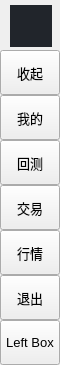
        <widget class="QFrame" name="leftMenuBg">
         <property name="minimumSize">
          <size>
           <width>60</width>
           <height>0</height>
          </size>
         </property>
         <property name="maximumSize">
          <size>
           <width>60</width>
           <height>16777215</height>
          </size>
         </property>
         <property name="frameShape">
          <enum>QFrame::NoFrame</enum>
         </property>
         <property name="frameShadow">
          <enum>QFrame::Raised</enum>
         </property>
         <layout class="QVBoxLayout" name="verticalLayout_3">
          <property name="spacing">
           <number>0</number>
          </property>
          <property name="leftMargin">
           <number>0</number>
          </property>
          <property name="topMargin">
           <number>0</number>
          </property>
          <property name="rightMargin">
           <number>0</number>
          </property>
          <property name="bottomMargin">
           <number>0</number>
          </property>
          <item>
           <widget class="QFrame" name="topLogoInfo">
            <property name="minimumSize">
             <size>
              <width>0</width>
              <height>50</height>
             </size>
            </property>
            <property name="maximumSize">
             <size>
              <width>16777215</width>
              <height>50</height>
             </size>
            </property>
            <property name="frameShape">
             <enum>QFrame::NoFrame</enum>
            </property>
            <property name="frameShadow">
             <enum>QFrame::Raised</enum>
            </property>
            <widget class="QFrame" name="topLogo">
             <property name="geometry">
              <rect>
               <x>10</x>
               <y>5</y>
               <width>42</width>
               <height>42</height>
              </rect>
             </property>
             <property name="minimumSize">
              <size>
               <width>42</width>
               <height>42</height>
              </size>
             </property>
             <property name="maximumSize">
              <size>
               <width>42</width>
               <height>42</height>
              </size>
             </property>
             <property name="styleSheet">
              <string notr="true">background-color: rgb(33, 37, 43);
background-image: url(:/images/images/images/logo_32X32.png);
background-position: centered;
background-repeat: no-repeat;</string>
             </property>
             <property name="frameShape">
              <enum>QFrame::NoFrame</enum>
             </property>
             <property name="frameShadow">
              <enum>QFrame::Raised</enum>
             </property>
            </widget>
            <widget class="QLabel" name="titleLeftApp">
             <property name="geometry">
              <rect>
               <x>70</x>
               <y>8</y>
               <width>160</width>
               <height>20</height>
              </rect>
             </property>
             <property name="font">
              <font>
               <family>Segoe UI Semibold</family>
               <pointsize>12</pointsize>
               <weight>7</weight>
               <italic>false</italic>
               <bold>false</bold>
              </font>
             </property>
             <property name="text">
              <string>WeStock</string>
             </property>
             <property name="alignment">
              <set>Qt::AlignLeading|Qt::AlignLeft|Qt::AlignTop</set>
             </property>
            </widget>
            <widget class="QLabel" name="titleLeftDescription">
             <property name="geometry">
              <rect>
               <x>70</x>
               <y>27</y>
               <width>160</width>
               <height>16</height>
              </rect>
             </property>
             <property name="maximumSize">
              <size>
               <width>16777215</width>
               <height>16</height>
              </size>
             </property>
             <property name="font">
              <font>
               <family>Segoe UI</family>
               <pointsize>8</pointsize>
               <weight>50</weight>
               <italic>false</italic>
               <bold>false</bold>
              </font>
             </property>
             <property name="text">
              <string>相信未来</string>
             </property>
             <property name="alignment">
              <set>Qt::AlignLeading|Qt::AlignLeft|Qt::AlignTop</set>
             </property>
            </widget>
           </widget>
          </item>
          <item>
           <widget class="QFrame" name="leftMenuFrame">
            <property name="frameShape">
             <enum>QFrame::NoFrame</enum>
            </property>
            <property name="frameShadow">
             <enum>QFrame::Raised</enum>
            </property>
            <layout class="QVBoxLayout" name="verticalMenuLayout">
             <property name="spacing">
              <number>0</number>
             </property>
             <property name="leftMargin">
              <number>0</number>
             </property>
             <property name="topMargin">
              <number>0</number>
             </property>
             <property name="rightMargin">
              <number>0</number>
             </property>
             <property name="bottomMargin">
              <number>0</number>
             </property>
             <item>
              <widget class="QFrame" name="toggleBox">
               <property name="maximumSize">
                <size>
                 <width>16777215</width>
                 <height>45</height>
                </size>
               </property>
               <property name="frameShape">
                <enum>QFrame::NoFrame</enum>
               </property>
               <property name="frameShadow">
                <enum>QFrame::Raised</enum>
               </property>
               <layout class="QVBoxLayout" name="verticalLayout_4">
                <property name="spacing">
                 <number>0</number>
                </property>
                <property name="leftMargin">
                 <number>0</number>
                </property>
                <property name="topMargin">
                 <number>0</number>
                </property>
                <property name="rightMargin">
                 <number>0</number>
                </property>
                <property name="bottomMargin">
                 <number>0</number>
                </property>
                <item>
                 <widget class="QPushButton" name="toggleButton">
                  <property name="sizePolicy">
                   <sizepolicy hsizetype="Expanding" vsizetype="Fixed">
                    <horstretch>0</horstretch>
                    <verstretch>0</verstretch>
                   </sizepolicy>
                  </property>
                  <property name="minimumSize">
                   <size>
                    <width>0</width>
                    <height>45</height>
                   </size>
                  </property>
                  <property name="font">
                   <font>
                    <family>Segoe UI</family>
                    <pointsize>10</pointsize>
                    <weight>50</weight>
                    <italic>false</italic>
                    <bold>false</bold>
                   </font>
                  </property>
                  <property name="cursor">
                   <cursorShape>PointingHandCursor</cursorShape>
                  </property>
                  <property name="layoutDirection">
                   <enum>Qt::LeftToRight</enum>
                  </property>
                  <property name="styleSheet">
                   <string notr="true">background-image: url(:/icons/images/icons/icon_menu.png);</string>
                  </property>
                  <property name="text">
                   <string>收起</string>
                  </property>
                 </widget>
                </item>
               </layout>
              </widget>
             </item>
             <item alignment="Qt::AlignTop">
              <widget class="QFrame" name="topMenu">
               <property name="frameShape">
                <enum>QFrame::NoFrame</enum>
               </property>
               <property name="frameShadow">
                <enum>QFrame::Raised</enum>
               </property>
               <layout class="QVBoxLayout" name="verticalLayout_8">
                <property name="spacing">
                 <number>0</number>
                </property>
                <property name="leftMargin">
                 <number>0</number>
                </property>
                <property name="topMargin">
                 <number>0</number>
                </property>
                <property name="rightMargin">
                 <number>0</number>
                </property>
                <property name="bottomMargin">
                 <number>0</number>
                </property>
                <item>
                 <widget class="QPushButton" name="btn_home">
                  <property name="sizePolicy">
                   <sizepolicy hsizetype="Expanding" vsizetype="Fixed">
                    <horstretch>0</horstretch>
                    <verstretch>0</verstretch>
                   </sizepolicy>
                  </property>
                  <property name="minimumSize">
                   <size>
                    <width>0</width>
                    <height>45</height>
                   </size>
                  </property>
                  <property name="font">
                   <font>
                    <family>Segoe UI</family>
                    <pointsize>10</pointsize>
                    <weight>50</weight>
                    <italic>false</italic>
                    <bold>false</bold>
                   </font>
                  </property>
                  <property name="cursor">
                   <cursorShape>PointingHandCursor</cursorShape>
                  </property>
                  <property name="layoutDirection">
                   <enum>Qt::LeftToRight</enum>
                  </property>
                  <property name="styleSheet">
                   <string notr="true">background-image: url(:/icons/images/icons/cil-home.png);</string>
                  </property>
                  <property name="text">
                   <string>我的</string>
                  </property>
                 </widget>
                </item>
                <item>
                 <widget class="QPushButton" name="btn_widgets">
                  <property name="sizePolicy">
                   <sizepolicy hsizetype="Expanding" vsizetype="Fixed">
                    <horstretch>0</horstretch>
                    <verstretch>0</verstretch>
                   </sizepolicy>
                  </property>
                  <property name="minimumSize">
                   <size>
                    <width>0</width>
                    <height>45</height>
                   </size>
                  </property>
                  <property name="font">
                   <font>
                    <family>Segoe UI</family>
                    <pointsize>10</pointsize>
                    <weight>50</weight>
                    <italic>false</italic>
                    <bold>false</bold>
                   </font>
                  </property>
                  <property name="cursor">
                   <cursorShape>PointingHandCursor</cursorShape>
                  </property>
                  <property name="layoutDirection">
                   <enum>Qt::LeftToRight</enum>
                  </property>
                  <property name="styleSheet">
                   <string notr="true">background-image: url(:/icons/images/icons/cil-gamepad.png);</string>
                  </property>
                  <property name="text">
                   <string>回测</string>
                  </property>
                 </widget>
                </item>
                <item>
                 <widget class="QPushButton" name="btn_new">
                  <property name="sizePolicy">
                   <sizepolicy hsizetype="Expanding" vsizetype="Fixed">
                    <horstretch>0</horstretch>
                    <verstretch>0</verstretch>
                   </sizepolicy>
                  </property>
                  <property name="minimumSize">
                   <size>
                    <width>0</width>
                    <height>45</height>
                   </size>
                  </property>
                  <property name="font">
                   <font>
                    <family>Segoe UI</family>
                    <pointsize>10</pointsize>
                    <weight>50</weight>
                    <italic>false</italic>
                    <bold>false</bold>
                   </font>
                  </property>
                  <property name="cursor">
                   <cursorShape>PointingHandCursor</cursorShape>
                  </property>
                  <property name="layoutDirection">
                   <enum>Qt::LeftToRight</enum>
                  </property>
                  <property name="styleSheet">
                   <string notr="true">background-image: url(:/icons/images/icons/cil-file.png);</string>
                  </property>
                  <property name="text">
                   <string>交易</string>
                  </property>
                 </widget>
                </item>
                <item>
                 <widget class="QPushButton" name="btn_quotation">
                  <property name="sizePolicy">
                   <sizepolicy hsizetype="Expanding" vsizetype="Fixed">
                    <horstretch>0</horstretch>
                    <verstretch>0</verstretch>
                   </sizepolicy>
                  </property>
                  <property name="minimumSize">
                   <size>
                    <width>0</width>
                    <height>45</height>
                   </size>
                  </property>
                  <property name="font">
                   <font>
                    <family>Segoe UI</family>
                    <pointsize>10</pointsize>
                    <weight>50</weight>
                    <italic>false</italic>
                    <bold>false</bold>
                   </font>
                  </property>
                  <property name="cursor">
                   <cursorShape>PointingHandCursor</cursorShape>
                  </property>
                  <property name="layoutDirection">
                   <enum>Qt::LeftToRight</enum>
                  </property>
                  <property name="styleSheet">
                   <string notr="true">background-image: url(:/icons/images/icons/cil-save.png);</string>
                  </property>
                  <property name="text">
                   <string>行情</string>
                  </property>
                 </widget>
                </item>
                <item>
                 <widget class="QPushButton" name="btn_exit">
                  <property name="sizePolicy">
                   <sizepolicy hsizetype="Expanding" vsizetype="Fixed">
                    <horstretch>0</horstretch>
                    <verstretch>0</verstretch>
                   </sizepolicy>
                  </property>
                  <property name="minimumSize">
                   <size>
                    <width>0</width>
                    <height>45</height>
                   </size>
                  </property>
                  <property name="font">
                   <font>
                    <family>Segoe UI</family>
                    <pointsize>10</pointsize>
                    <weight>50</weight>
                    <italic>false</italic>
                    <bold>false</bold>
                   </font>
                  </property>
                  <property name="cursor">
                   <cursorShape>PointingHandCursor</cursorShape>
                  </property>
                  <property name="layoutDirection">
                   <enum>Qt::LeftToRight</enum>
                  </property>
                  <property name="styleSheet">
                   <string notr="true">background-image: url(:/icons/images/icons/cil-x.png);</string>
                  </property>
                  <property name="text">
                   <string>退出</string>
                  </property>
                 </widget>
                </item>
               </layout>
              </widget>
             </item>
             <item alignment="Qt::AlignBottom">
              <widget class="QFrame" name="bottomMenu">
               <property name="frameShape">
                <enum>QFrame::NoFrame</enum>
               </property>
               <property name="frameShadow">
                <enum>QFrame::Raised</enum>
               </property>
               <layout class="QVBoxLayout" name="verticalLayout_9">
                <property name="spacing">
                 <number>0</number>
                </property>
                <property name="leftMargin">
                 <number>0</number>
                </property>
                <property name="topMargin">
                 <number>0</number>
                </property>
                <property name="rightMargin">
                 <number>0</number>
                </property>
                <property name="bottomMargin">
                 <number>0</number>
                </property>
                <item>
                 <widget class="QPushButton" name="toggleLeftBox">
                  <property name="sizePolicy">
                   <sizepolicy hsizetype="Expanding" vsizetype="Fixed">
                    <horstretch>0</horstretch>
                    <verstretch>0</verstretch>
                   </sizepolicy>
                  </property>
                  <property name="minimumSize">
                   <size>
                    <width>0</width>
                    <height>45</height>
                   </size>
                  </property>
                  <property name="font">
                   <font>
                    <family>Segoe UI</family>
                    <pointsize>10</pointsize>
                    <weight>50</weight>
                    <italic>false</italic>
                    <bold>false</bold>
                   </font>
                  </property>
                  <property name="cursor">
                   <cursorShape>PointingHandCursor</cursorShape>
                  </property>
                  <property name="layoutDirection">
                   <enum>Qt::LeftToRight</enum>
                  </property>
                  <property name="styleSheet">
                   <string notr="true">background-image: url(:/icons/images/icons/icon_settings.png);</string>
                  </property>
                  <property name="text">
                   <string>Left Box</string>
                  </property>
                 </widget>
                </item>
               </layout>
              </widget>
             </item>
            </layout>
           </widget>
          </item>
         </layout>
        </widget>
